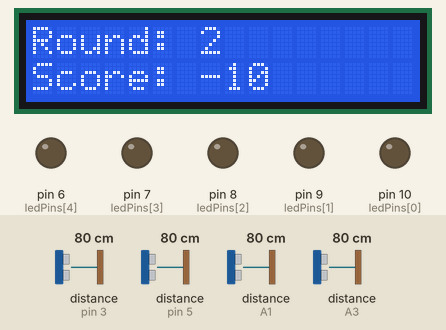
The sketch below on a simulated Arduino Uno, built with avr-gcc and run on an emulated ATmega328P. Shown: 16×2 character LCD, output pins drawn as LEDs (lit = HIGH). Wiring (inferred from the names in the program): 3 × ultrasonic range finder: trigger pin 2, echo pin 3 / trigger pin 4, echo pin 5 / trigger A2, echo A3. Inputs (shaded band) come from the test bench; at power-on: distance to the obstacle (sensors on pin 3, pin 5, A1, A3) 80 cm. The echo pulse lasts 58.3 µs per cm; random numbers use the default seed unless the sketch sets one; pins used as bus, display or sensor lines are not drawn. At 16.6 s the program stops and its outputs stay as they are.

Above: at 3.2 s.
3.3 s: distance to the obstacle (sensor on pin 3) set to 2 cm
At 7.0 s:
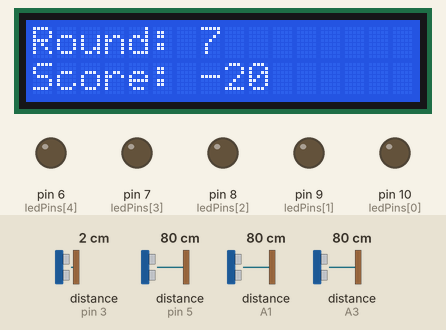
7.2 s: distance to the obstacle (sensor on pin 5) set to 2 cm
At 8.0 s:
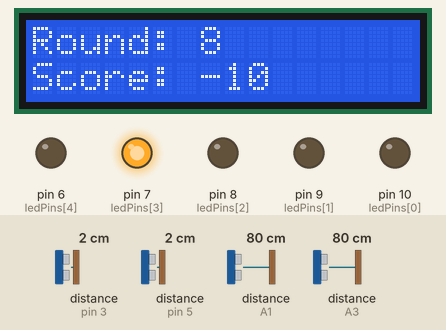
10.2 s: distance to the obstacle (sensor on A1) set to 2 cm
At 17.8 s:
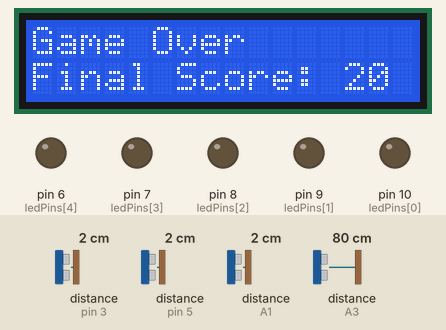
Timing chart, 0 to 18.1 s (numbered marks = the images above; inputs shaded):
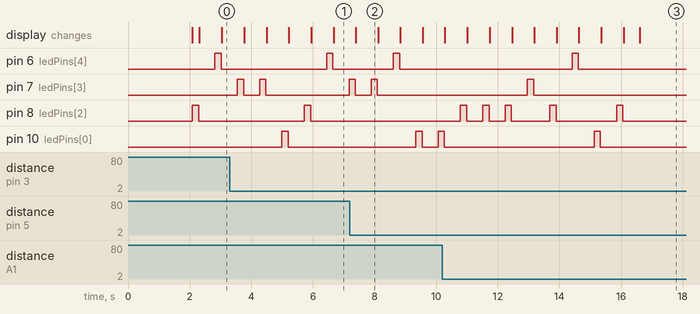

Measured:
- what the display in image 2 shows lasts 0.7 s, from 7.4 s to 8.1 s

The sketch:

F1_Training_Game_code.ino
```cpp
#include <Wire.h>
#include <LiquidCrystal_I2C.h>

// Initialize the LCD with I2C address 0x27 (you may need to adjust this)
LiquidCrystal_I2C lcd(0x27, 16, 2);

// Updated pin configuration for ultrasonic sensors and LEDs
const int trigPins[5] = {A0, 12, A2, 4, 2};  // Sensor 2 trigPin is now 12, Sensor 3 trigPin is A2
const int echoPins[5] = {A1, 11, A3, 5, 3};  // Sensor 2 echoPin is now 11, Sensor 3 echoPin is A3
const int ledPins[5] = {10, 9, 8, 7, 6};

int score = 0;
const int totalRounds = 20;
int currentRound = 0;
int delayTime = 200; // Initial delay (1000 ms)

// Function to initialize pins
void setupPins() {
  for (int i = 0; i < 5; i++) {
    pinMode(trigPins[i], OUTPUT);
    pinMode(echoPins[i], INPUT);
    pinMode(ledPins[i], OUTPUT);
  }
}

// Function to measure distance
long measureDistance(int trigPin, int echoPin) {
  digitalWrite(trigPin, LOW);
  delayMicroseconds(2);
  digitalWrite(trigPin, HIGH);
  delayMicroseconds(10);
  digitalWrite(trigPin, LOW);

  long duration = pulseIn(echoPin, HIGH);
  long distance = (duration * 0.034) / 2; // Convert to cm
  return distance;
}

void setup() {
  // Start serial communication
  Serial.begin(9600);

  // Initialize LCD
  lcd.init();
  lcd.backlight();

  // Initialize pins
  setupPins();

  // Display initial message
  lcd.setCursor(0, 0);
  lcd.print("F1 Training Game");
  lcd.setCursor(0, 1);
  lcd.print("Score: 0");
  delay(2000);
  lcd.clear();
}

void loop() {
  if (currentRound < totalRounds) {
    int randomSensor = random(0, 5);
    digitalWrite(ledPins[randomSensor], HIGH);
    delay(delayTime);

    long distance = measureDistance(trigPins[randomSensor], echoPins[randomSensor]);
    digitalWrite(ledPins[randomSensor], LOW);

    if (distance < 10) { // Detected hand close enough
      score += 10;
    } else {
      score -= 5;
    }

    lcd.clear();
    lcd.setCursor(0, 0);
    lcd.print("Round: ");
    lcd.print(currentRound + 1);
    lcd.setCursor(0, 1);
    lcd.print("Score: ");
    lcd.print(score);

    currentRound++;
    delay(500); // Small delay between rounds
  } else {
    lcd.clear();
    lcd.setCursor(0, 0);
    lcd.print("Game Over");
    lcd.setCursor(0, 1);
    lcd.print("Final Score: ");
    lcd.print(score);

    while (1); // Stop the loop
  }
}
```
